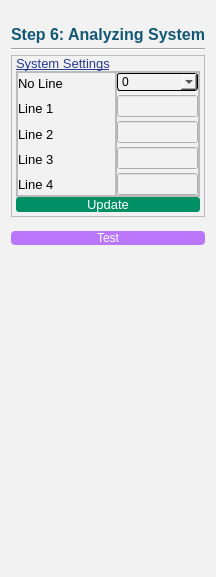
          <widget class="QWidget" name="analysis_Page">
           <property name="styleSheet">
            <string notr="true">background-color:#f2f2f2;
</string>
           </property>
           <layout class="QVBoxLayout" name="verticalLayout_33">
            <property name="spacing">
             <number>4</number>
            </property>
            <property name="topMargin">
             <number>25</number>
            </property>
            <property name="bottomMargin">
             <number>0</number>
            </property>
            <item>
             <widget class="QLabel" name="step2_Label_5">
              <property name="maximumSize">
               <size>
                <width>16777215</width>
                <height>20</height>
               </size>
              </property>
              <property name="font">
               <font>
                <family>Arial</family>
                <pointsize>12</pointsize>
                <weight>75</weight>
                <bold>true</bold>
               </font>
              </property>
              <property name="styleSheet">
               <string notr="true">color:#125872;</string>
              </property>
              <property name="text">
               <string>Step 6: Analyzing System</string>
              </property>
              <property name="alignment">
               <set>Qt::AlignCenter</set>
              </property>
             </widget>
            </item>
            <item>
             <widget class="Line" name="line_5">
              <property name="orientation">
               <enum>Qt::Horizontal</enum>
              </property>
             </widget>
            </item>
            <item>
             <widget class="QFrame" name="analysisSystem_Frame">
              <property name="frameShape">
               <enum>QFrame::StyledPanel</enum>
              </property>
              <property name="frameShadow">
               <enum>QFrame::Raised</enum>
              </property>
              <layout class="QVBoxLayout" name="verticalLayout_32">
               <property name="spacing">
                <number>0</number>
               </property>
               <property name="leftMargin">
                <number>4</number>
               </property>
               <property name="topMargin">
                <number>0</number>
               </property>
               <property name="rightMargin">
                <number>4</number>
               </property>
               <property name="bottomMargin">
                <number>4</number>
               </property>
               <item>
                <widget class="QLabel" name="cameraSettings_Label_8">
                 <property name="maximumSize">
                  <size>
                   <width>16777215</width>
                   <height>20</height>
                  </size>
                 </property>
                 <property name="font">
                  <font>
                   <family>Arial</family>
                   <pointsize>10</pointsize>
                   <weight>50</weight>
                   <bold>false</bold>
                   <underline>true</underline>
                  </font>
                 </property>
                 <property name="styleSheet">
                  <string notr="true">color:#263B90;</string>
                 </property>
                 <property name="text">
                  <string>System Settings</string>
                 </property>
                </widget>
               </item>
               <item>
                <widget class="QFrame" name="frame_29">
                 <property name="frameShape">
                  <enum>QFrame::StyledPanel</enum>
                 </property>
                 <property name="frameShadow">
                  <enum>QFrame::Raised</enum>
                 </property>
                 <layout class="QHBoxLayout" name="horizontalLayout_22">
                  <property name="spacing">
                   <number>0</number>
                  </property>
                  <property name="leftMargin">
                   <number>0</number>
                  </property>
                  <property name="topMargin">
                   <number>0</number>
                  </property>
                  <property name="rightMargin">
                   <number>0</number>
                  </property>
                  <property name="bottomMargin">
                   <number>0</number>
                  </property>
                  <item>
                   <widget class="QFrame" name="frame_24">
                    <property name="frameShape">
                     <enum>QFrame::StyledPanel</enum>
                    </property>
                    <property name="frameShadow">
                     <enum>QFrame::Raised</enum>
                    </property>
                    <layout class="QVBoxLayout" name="verticalLayout_30">
                     <property name="spacing">
                      <number>4</number>
                     </property>
                     <property name="leftMargin">
                      <number>0</number>
                     </property>
                     <property name="topMargin">
                      <number>0</number>
                     </property>
                     <property name="rightMargin">
                      <number>0</number>
                     </property>
                     <property name="bottomMargin">
                      <number>0</number>
                     </property>
                     <item>
                      <widget class="QLabel" name="no_ofLine_Label_2">
                       <property name="maximumSize">
                        <size>
                         <width>51</width>
                         <height>16777215</height>
                        </size>
                       </property>
                       <property name="font">
                        <font>
                         <family>Arial</family>
                         <pointsize>10</pointsize>
                        </font>
                       </property>
                       <property name="text">
                        <string>No Line</string>
                       </property>
                      </widget>
                     </item>
                     <item>
                      <widget class="QLabel" name="line1_2">
                       <property name="maximumSize">
                        <size>
                         <width>39</width>
                         <height>16777215</height>
                        </size>
                       </property>
                       <property name="font">
                        <font>
                         <family>Arial</family>
                         <pointsize>10</pointsize>
                        </font>
                       </property>
                       <property name="text">
                        <string>Line 1</string>
                       </property>
                      </widget>
                     </item>
                     <item>
                      <widget class="QLabel" name="line2_2">
                       <property name="maximumSize">
                        <size>
                         <width>39</width>
                         <height>16777215</height>
                        </size>
                       </property>
                       <property name="font">
                        <font>
                         <family>Arial</family>
                         <pointsize>10</pointsize>
                        </font>
                       </property>
                       <property name="text">
                        <string>Line 2</string>
                       </property>
                      </widget>
                     </item>
                     <item>
                      <widget class="QLabel" name="line3_2">
                       <property name="maximumSize">
                        <size>
                         <width>39</width>
                         <height>16777215</height>
                        </size>
                       </property>
                       <property name="font">
                        <font>
                         <family>Arial</family>
                         <pointsize>10</pointsize>
                        </font>
                       </property>
                       <property name="text">
                        <string>Line 3</string>
                       </property>
                      </widget>
                     </item>
                     <item>
                      <widget class="QLabel" name="line3_3">
                       <property name="maximumSize">
                        <size>
                         <width>39</width>
                         <height>16777215</height>
                        </size>
                       </property>
                       <property name="font">
                        <font>
                         <family>Arial</family>
                         <pointsize>10</pointsize>
                        </font>
                       </property>
                       <property name="text">
                        <string>Line 4</string>
                       </property>
                      </widget>
                     </item>
                    </layout>
                   </widget>
                  </item>
                  <item>
                   <widget class="QFrame" name="frame_25">
                    <property name="maximumSize">
                     <size>
                      <width>83</width>
                      <height>16777215</height>
                     </size>
                    </property>
                    <property name="frameShape">
                     <enum>QFrame::StyledPanel</enum>
                    </property>
                    <property name="frameShadow">
                     <enum>QFrame::Raised</enum>
                    </property>
                    <layout class="QVBoxLayout" name="verticalLayout_31">
                     <property name="spacing">
                      <number>4</number>
                     </property>
                     <property name="leftMargin">
                      <number>0</number>
                     </property>
                     <property name="topMargin">
                      <number>0</number>
                     </property>
                     <property name="rightMargin">
                      <number>0</number>
                     </property>
                     <property name="bottomMargin">
                      <number>0</number>
                     </property>
                     <item>
                      <widget class="QComboBox" name="no_ofLine_comboBox_2">
                       <property name="font">
                        <font>
                         <family>Arial</family>
                        </font>
                       </property>
                       <property name="styleSheet">
                        <string notr="true">border:1px solid black;
border-radius: 3px;</string>
                       </property>
                       <property name="frame">
                        <bool>true</bool>
                       </property>
                       <item>
                        <property name="text">
                         <string>0</string>
                        </property>
                       </item>
                       <item>
                        <property name="text">
                         <string>1</string>
                        </property>
                       </item>
                       <item>
                        <property name="text">
                         <string>2</string>
                        </property>
                       </item>
                       <item>
                        <property name="text">
                         <string>3</string>
                        </property>
                       </item>
                       <item>
                        <property name="text">
                         <string>4</string>
                        </property>
                       </item>
                      </widget>
                     </item>
                     <item>
                      <widget class="QLineEdit" name="line1Box_2"/>
                     </item>
                     <item>
                      <widget class="QLineEdit" name="line2Box_2"/>
                     </item>
                     <item>
                      <widget class="QLineEdit" name="line3Box_2"/>
                     </item>
                     <item>
                      <widget class="QLineEdit" name="line3Box_3"/>
                     </item>
                    </layout>
                   </widget>
                  </item>
                 </layout>
                </widget>
               </item>
               <item>
                <widget class="QPushButton" name="systemSetting_update_Button_2">
                 <property name="minimumSize">
                  <size>
                   <width>0</width>
                   <height>0</height>
                  </size>
                 </property>
                 <property name="maximumSize">
                  <size>
                   <width>16777215</width>
                   <height>24</height>
                  </size>
                 </property>
                 <property name="font">
                  <font>
                   <family>Arial</family>
                   <pointsize>10</pointsize>
                   <weight>50</weight>
                   <bold>false</bold>
                  </font>
                 </property>
                 <property name="styleSheet">
                  <string notr="true">QPushButton{
	background-color: #019065;
	color:white;
	border:none;
	border-radius:3px;
}
QPushButton:pressed{
	background-color:#019065;
	border-left:2px solid rgb(100,180,180);
	border-top:2px solid rgb(100,180,180);
}</string>
                 </property>
                 <property name="text">
                  <string>Update</string>
                 </property>
                </widget>
               </item>
              </layout>
             </widget>
            </item>
            <item>
             <spacer name="verticalSpacer_8">
              <property name="orientation">
               <enum>Qt::Vertical</enum>
              </property>
              <property name="sizeType">
               <enum>QSizePolicy::Fixed</enum>
              </property>
              <property name="sizeHint" stdset="0">
               <size>
                <width>20</width>
                <height>10</height>
               </size>
              </property>
             </spacer>
            </item>
            <item>
             <widget class="QPushButton" name="pushButton_11">
              <property name="maximumSize">
               <size>
                <width>16777215</width>
                <height>30</height>
               </size>
              </property>
              <property name="styleSheet">
               <string notr="true">QPushButton{
	color:white;
	background-color:#BA77FC;
	border-radius:4px;
}</string>
              </property>
              <property name="text">
               <string>Test</string>
              </property>
             </widget>
            </item>
            <item>
             <spacer name="verticalSpacer_7">
              <property name="orientation">
               <enum>Qt::Vertical</enum>
              </property>
              <property name="sizeType">
               <enum>QSizePolicy::Fixed</enum>
              </property>
              <property name="sizeHint" stdset="0">
               <size>
                <width>20</width>
                <height>332</height>
               </size>
              </property>
             </spacer>
            </item>
           </layout>
          </widget>
